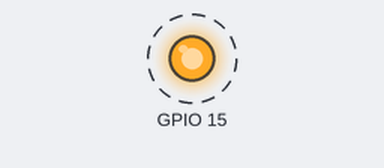
Simulated run of this program. Board: Raspberry Pi (BCM pin numbers). Parts: output pins drawn as LEDs (lit = HIGH). Dashed ring = blinking. What the program prints to the terminal is not drawn. At 10.0 s the program stops and its outputs stay as they are.

Above: at 0.5 s.
Timing chart, 0 to 4.6 s (numbered marks = the images above):
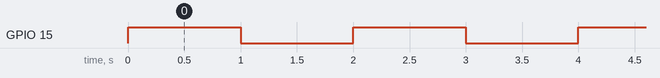

Measured:
- by itself, GPIO 15: alternates HIGH for 1.0 s and LOW for 1.0 s, 10 changes in all, then stays LOW

The program:

LED.py
```python
import RPi.GPIO as GPIO    # Import Raspberry Pi GPIO library
from time import sleep

GPIO.setwarnings(False)     # disable the warning sign
GPIO.setmode(GPIO.BCM)      # select the board type BCM
GPIO.setup(15,GPIO.OUT)     # set the pin mode

for i in range (5):
    GPIO.output(15, GPIO.HIGH)
    sleep(1)                 # takes seconds as argument
    GPIO.output(15, GPIO.LOW)
    sleep(1)
    print(i)
```
